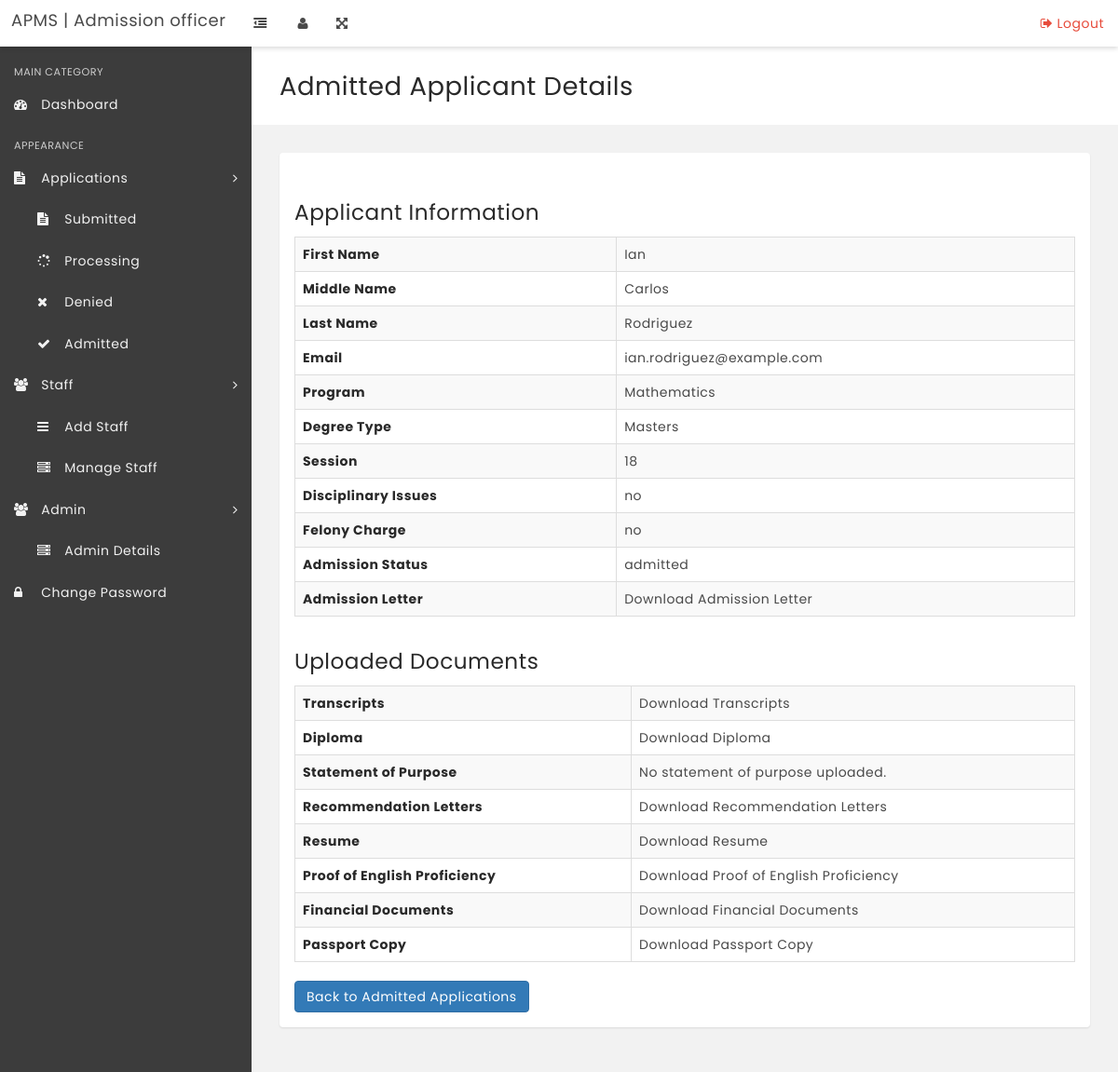
The app's page /officer/view-admitted.php?appid=27 (signed in) with its own data.
### tables this page shows
CREATE TABLE `tbl_applications` (
  `id` int(11) NOT NULL,
  `applicant_id` int(12) NOT NULL,
  `firstName` varchar(50) NOT NULL,
  `middleName` varchar(50) DEFAULT NULL,
  `lastName` varchar(50) NOT NULL,
  `email` varchar(255) NOT NULL,
  `program` varchar(100) NOT NULL,
  `degreeType` enum('Bachelor','Masters','PhD') NOT NULL,
  `session` varchar(50) NOT NULL,
  `universityId` int(11) NOT NULL,
  `disciplinaryIssues` enum('yes','no') NOT NULL,
  `felonyCharge` enum('yes','no') NOT NULL,
  `created_at` timestamp NOT NULL DEFAULT current_timestamp(),
  `updated_at` timestamp NOT NULL DEFAULT current_timestamp() ON UPDATE current_timestamp(),
  `transcripts` varchar(255) DEFAULT NULL,
  `diploma` varchar(255) DEFAULT NULL,
  `statement_of_purpose` varchar(255) DEFAULT NULL,
  `recommendation_letters` varchar(255) DEFAULT NULL,
  `standardized_test_scores` varchar(255) DEFAULT NULL,
  `resume` varchar(255) DEFAULT NULL,
  `personal_statement` varchar(255) DEFAULT NULL,
  `proof_of_english_proficiency` varchar(255) DEFAULT NULL,
  `financial_documents` varchar(255) DEFAULT NULL,
  `passport_copy` varchar(255) DEFAULT NULL,
  `admissionstatus` enum('submitted','processing','denied','admitted') DEFAULT 'submitted',
  `admissionLetter` varchar(255) NOT NULL
);

### officer/view-admitted.php (the view, shortened to what this page needs)
<?php
include('includes/config.php');
if(strlen($_SESSION['ologin']) == "") {
    header("Location: index.php");
} else {
    $appid = intval($_GET['appid']);
    $sql = "SELECT * FROM tbl_applications WHERE id = :appid AND admissionstatus = 'admitted'";
    $query = $dbh->prepare($sql);
    $query->bindParam(':appid', $appid, PDO::PARAM_INT);
    $query->execute();
    $result = $query->fetch(PDO::FETCH_OBJ);
?>
<!DOCTYPE html>
<html lang="en">
<head>
    <link rel="stylesheet" href="css/bootstrap.min.css" media="screen">
    <link rel="stylesheet" href="css/font-awesome.min.css" media="screen">
    <link rel="stylesheet" href="css/main.css" media="screen">
</head>
<body class="top-navbar-fixed">
    <div class="main-wrapper">
        <?php include('includes/topbar.php');?>
        <div class="content-wrapper">
            <div class="content-container">
                <?php include('includes/leftbar.php');?>
                <div class="main-page">
                    <div class="container-fluid">
                        <div class="row page-title-div">
                            <div class="col-md-6">
                                <h2 class="title">Admitted Applicant Details</h2>
                            </div>
                        </div>
                        <section class="section">
                            <div class="container-fluid">
                                <div class="row">
                                    <div class="col-md-12">
                                        <div class="panel">
                                            <div class="panel-body">
                                                <h3>Applicant Information</h3>
                                                <table class="table table-bordered table-striped">
                                                    <tr>
                                                        <th>First Name</th>
                                                        <td><?php echo htmlentities($result->firstName); ?></td>
                                                    </tr>
                                                    <tr>
                                                        <th>Middle Name</th>
                                                        <td><?php echo htmlentities($result->middleName); ?></td>
                                                    </tr>
                                                    <tr>
                                                        <th>Last Name</th>
                                                        <td><?php echo htmlentities($result->lastName); ?></td>
                                                    </tr>
                                                    <tr>
                                                        <th>Email</th>
                                                        <td><?php echo htmlentities($result->email); ?></td>
                                                    </tr>
                                                    <tr>
                                                        <th>Program</th>
                                                        <td><?php echo htmlentities($result->program); ?></td>
                                                    </tr>
                                                    <tr>
                                                        <th>Degree Type</th>
                                                        <td><?php echo htmlentities($result->degreeType); ?></td>
                                                    </tr>
                                                    <tr>
                                                        <th>Session</th>
                                                        <td><?php echo htmlentities($result->session); ?></td>
                                                    </tr>
                                                    <tr>
                                                        <th>Disciplinary Issues</th>
                                                        <td><?php echo htmlentities($result->disciplinaryIssues); ?></td>
                                                    </tr>
                                                    <tr>
                                                        <th>Felony Charge</th>
                                                        <td><?php echo htmlentities($result->felonyCharge); ?></td>
                                                    </tr>
                                                    <tr>
                                                        <th>Admission Status</th>
                                                        <td><?php echo htmlentities($result->admissionstatus); ?></td>
                                                    </tr>
                                                    <tr>
                                                        <th>Admission Letter</th>
                                                        <td>
                                                            <?php if ($result->admissionLetter) { ?>
                                                                <a href="../admission/uploads/<?php echo htmlentities($result->admissionLetter); ?>" target="_blank">Download Admission Letter</a>
                                                            <?php } else { ?>
                                                                No admission letter uploaded.
                                                            <?php } ?>
                                                        </td>
                                                    </tr>
                                                </table>
                                                <h3>Uploaded Documents</h3>
                                                <table class="table table-bordered table-striped">
                                                    <tr>
                                                        <th>Transcripts</th>
                                                        <td>
                                                            <?php if ($result->transcripts) { ?>
                                                                <a href="../admission/uploads/<?php echo htmlentities($result->transcripts); ?>" target="_blank">Download Transcripts</a>
                                                            <?php } else { ?>
                                                                No transcripts uploaded.
                                                            <?php } ?>
                                                        </td>
                                                    </tr>
                                                    <tr>
                                                        <th>Diploma</th>
                                                        <td>
                                                            <?php if ($result->diploma) { ?>
                                                                <a href="../admission/uploads/<?php echo htmlentities($result->diploma); ?>" target="_blank">Download Diploma</a>
                                                            <?php } else { ?>
                                                                No diploma uploaded.
                                                            <?php } ?>
                                                        </td>
                                                    </tr>
                                                    <tr>
                                                        <th>Statement of Purpose</th>
                                                        <td>
                                                            <?php if ($result->statement_of_purpose) { ?>
                                                                <a href="../admission/uploads/<?php echo htmlentities($result->statement_of_purpose); ?>" target="_blank">Download Statement of Purpose</a>
                                                            <?php } else { ?>
                                                                No statement of purpose uploaded.
                                                            <?php } ?>
                                                        </td>
                                                    </tr>
                                                    <tr>
                                                        <th>Recommendation Letters</th>
                                                        <td>
                                                            <?php if ($result->recommendation_letters) { ?>
                                                                <a href="../admission/uploads/<?php echo htmlentities($result->recommendation_letters); ?>" target="_blank">Download Recommendation Letters</a>
                                                            <?php } else { ?>
                                                                No recommendation letters uploaded.
                                                            <?php } ?>
                                                        </td>
                                                    </tr>
                                                    <tr>
                                                        <th>Resume</th>
                                                        <td>
                                                            <?php if ($result->resume) { ?>
                                                                <a href="../admission/uploads/<?php echo htmlentities($result->resume); ?>" target="_blank">Download Resume</a>
                                                            <?php } else { ?>
                                                                No resume uploaded.
                                                            <?php } ?>
                                                        </td>
                                                    </tr>
                                                    <tr>
                                                        <th>Proof of English Proficiency</th>
                                                        <td>
                                                            <?php if ($result->proof_of_english_proficiency) { ?>
                                                                <a href="../admission/uploads/<?php echo htmlentities($result->proof_of_english_proficiency); ?>" target="_blank">Download Proof of English Proficiency</a>
                                                            <?php } else { ?>
                                                                No proof of English proficiency uploaded.
                                                            <?php } ?>
                                                        </td>
                                                    </tr>
                                                    <tr>
                                                        <th>Financial Documents</th>
                                                        <td>
                                                            <?php if ($result->financial_documents) { ?>
                                                                <a href="../admission/uploads/<?php echo htmlentities($result->financial_documents); ?>" target="_blank">Download Financial Documents</a>
                                                            <?php } else { ?>
                                                                No financial documents uploaded.
                                                            <?php } ?>
                                                        </td>
                                                    </tr>
                                                    <tr>
                                                        <th>Passport Copy</th>
                                                        <td>
                                                            <?php if ($result->passport_copy) { ?>
                                                                <a href="../admission/uploads/<?php echo htmlentities($result->passport_copy); ?>" target="_blank">Download Passport Copy</a>
                                                            <?php } else { ?>
                                                                No passport copy uploaded.
                                                            <?php } ?>
                                                        </td>
                                                    </tr>
                                                </table>
                                                <a href="admit.php" class="btn btn-primary">Back to Admitted Applications</a>
                                            </div>
                                        </div>
                                    </div>
                                </div>
                            </div>
                        </section>
                    </div>
                </div>
            </div>
        </div>
    </div>
</body>
</html>
<?php } ?>

### records on screen
tbl_applications: firstName "Ian", middleName "Carlos", lastName "Rodriguez", email "ian.rodriguez@example.com", program "Mathematics", degreeType "Masters", session "18", disciplinaryIssues "no", felonyCharge "no", admissionstatus "admitted"
